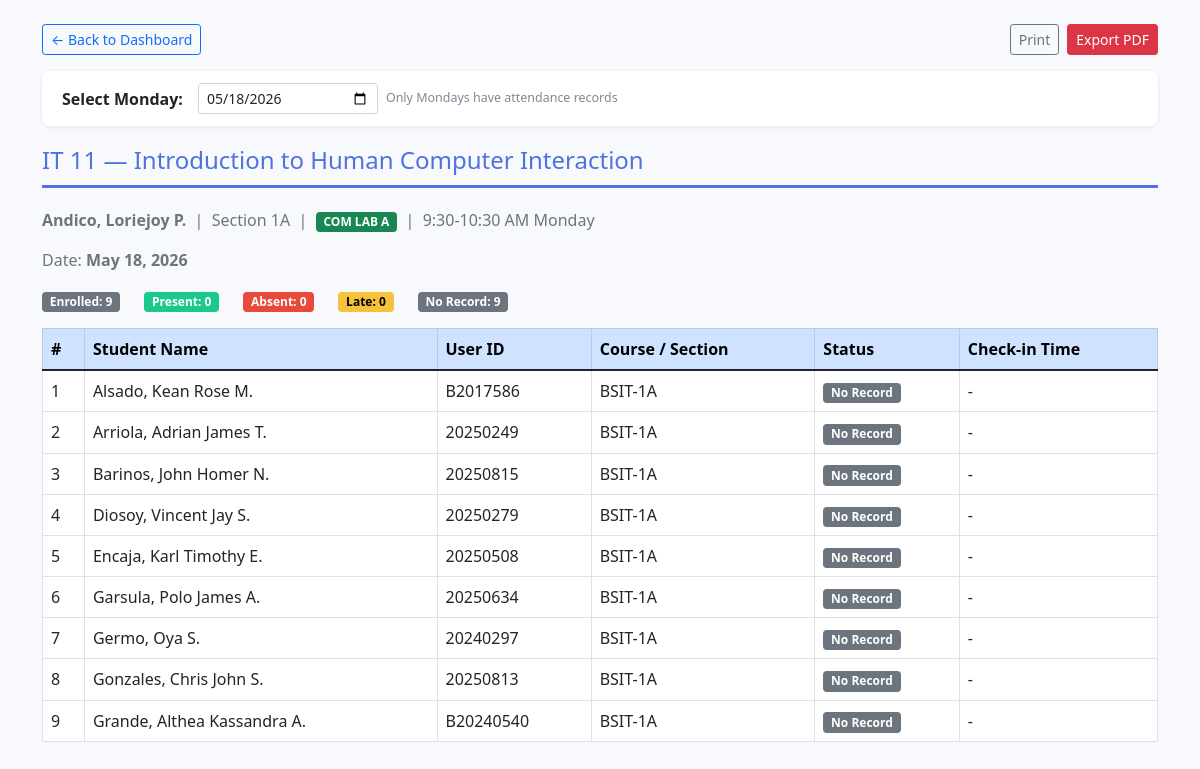
/reports.php?type=subject&subject_id=3&date=2026-05-18, run on the app's committed database.
### tables this page shows
CREATE TABLE `subjects` (
  `subject_id` int(11) NOT NULL,
  `subject_code` varchar(20) NOT NULL,
  `subject_name` varchar(100) DEFAULT NULL,
  `teacher_name` varchar(100) DEFAULT NULL,
  `course` varchar(50) DEFAULT NULL,
  `section` varchar(10) DEFAULT NULL,
  `room` varchar(20) DEFAULT 'COM LAB A',
  `schedule` varchar(50) DEFAULT NULL
);

CREATE TABLE `student_data` (
  `id` int(11) NOT NULL,
  `g4_profile_id` int(11) NOT NULL,
  `user_id` varchar(20) NOT NULL,
  `name` varchar(100) DEFAULT NULL,
  `gender` varchar(10) DEFAULT NULL,
  `course` varchar(50) DEFAULT NULL,
  `section` varchar(10) DEFAULT NULL,
  `class_code` varchar(10) DEFAULT NULL,
  `contact` varchar(100) DEFAULT NULL,
  `email` varchar(100) DEFAULT NULL,
  `received_at` timestamp NOT NULL DEFAULT current_timestamp()
);

### reports.php (the view, shortened to what this page needs)
<?php
$db = new PDO('mysql:host=localhost;dbname=G6_reports_db;charset=utf8mb4', 'root', '');
$db->setAttribute(PDO::ATTR_ERRMODE, PDO::ERRMODE_EXCEPTION);
$db->setAttribute(PDO::ATTR_DEFAULT_FETCH_MODE, PDO::FETCH_ASSOC);
$type      = $_GET['type'] ?? 'daily';
$today     = date('Y-m-d');
$date      = $_GET['date'] ?? (date('N') == 1 ? $today : date('Y-m-d', strtotime('last monday')));
$subjectId = $_GET['subject_id'] ?? '';
$page    = max(1, (int)($_GET['page'] ?? 1));
$perPage = 10;
$offset  = ($page - 1) * $perPage;
function renderPagination($page, $totalPages) {
    if ($totalPages <= 1) return;
}
?>
<!DOCTYPE html>
<html>
<head>
    <link href="https://cdn.jsdelivr.net/npm/bootstrap@5.1.3/dist/css/bootstrap.min.css" rel="stylesheet">
</head>
<body class="p-4">
<div class="container">
    <div class="d-flex justify-content-between align-items-center mb-3 no-print">
        <a href="index.php" class="btn btn-sm btn-outline-primary">&larr; Back to Dashboard</a>
        <div class="d-flex gap-2">
            <button onclick="printReport()" class="btn btn-sm btn-outline-secondary">Print</button>
            <button onclick="exportPDF()" class="btn btn-sm btn-danger">Export PDF</button>
        </div>
    </div>
    <div class="date-picker-bar no-print">
        <label class="fw-bold mb-0" style="white-space:nowrap;">Select Monday:</label>
        <form method="GET" class="d-flex align-items-center gap-2 flex-wrap">
            <input type="date" name="date" value="<?= htmlspecialchars($date) ?>"
                   class="form-control form-control-sm" style="width:180px;" onchange="this.form.submit()">
            <span class="monday-only-note">Only Mondays have attendance records</span>
        </form>
    </div>
    <?php
    if ($type === 'daily'):
        $countStmt = $db->prepare("
            SELECT COUNT(*)
            FROM attendance_data a
            LEFT JOIN student_data sd ON a.user_id = sd.user_id
            WHERE a.date = ?
        ");
        $countStmt->execute([$date]);
        $totalRows  = (int)$countStmt->fetchColumn();
        $totalPages = max(1, (int)ceil($totalRows / $perPage));
        if ($page > $totalPages) { $page = $totalPages; $offset = ($page - 1) * $perPage; }
        $rows = $db->prepare("
            SELECT sd.name, sd.course, sd.section, a.user_id, a.status, a.check_in
            FROM attendance_data a
            LEFT JOIN student_data sd ON a.user_id = sd.user_id
            WHERE a.date = :date
            ORDER BY sd.section, sd.name
            LIMIT :limit OFFSET :offset
        ");
        $rows->bindValue(':date', $date);
        $rows->bindValue(':limit', $perPage, PDO::PARAM_INT);
        $rows->bindValue(':offset', $offset, PDO::PARAM_INT);
        $rows->execute();
        $records = $rows->fetchAll();
        $totals = $db->prepare("
            SELECT COUNT(*) AS total,
                   SUM(status='Present') AS present,
                   SUM(status='Absent')  AS absent,
                   SUM(status='Late')    AS late
            FROM attendance_data
            WHERE date = ?
        ");
        $totals->execute([$date]);
        $t = $totals->fetch();
    ?>
        <h4 class="section-title">Monday Attendance &mdash; <?= date('F j, Y', strtotime($date)) ?></h4>
        <div class="row mb-3">
            <div class="col-auto"><span class="badge bg-secondary">Total: <?= $t['total'] ?? 0 ?></span></div>
            <div class="col-auto"><span class="badge badge-present">Present: <?= $t['present'] ?? 0 ?></span></div>
            <div class="col-auto"><span class="badge badge-absent">Absent: <?= $t['absent'] ?? 0 ?></span></div>
            <div class="col-auto"><span class="badge badge-late">Late: <?= $t['late'] ?? 0 ?></span></div>
        </div>
        <?php if (empty($records)): ?>
            <p class="no-data">No attendance records for this Monday.</p>
        <?php else: ?>
        <div class="table-responsive">
            <table class="table table-bordered table-hover bg-white" id="reportTable">
                <thead class="table-primary">
                    <tr><th>#</th><th>Student Name</th><th>User ID</th><th>Course</th><th>Section</th><th>Status</th><th>Check-in Time</th></tr>
                </thead>
                <tbody>
                    <?php foreach ($records as $i => $row):
                        $bc = match($row['status']) { 'Present'=>'badge-present','Absent'=>'badge-absent','Late'=>'badge-late',default=>'badge-excused' };
                    ?>
                    <tr>
                        <td><?= $offset + $i + 1 ?></td>
                        <td><?= htmlspecialchars($row['name'] ?? 'Unknown') ?></td>
                        <td><?= htmlspecialchars($row['user_id']) ?></td>
                        <td><?= htmlspecialchars($row['course'] ?? '-') ?></td>
                        <td><?= htmlspecialchars($row['section'] ?? '-') ?></td>
                        <td><span class="badge <?= $bc ?>"><?= htmlspecialchars($row['status']) ?></span></td>
                        <td><?= htmlspecialchars($row['check_in'] ?? '-') ?></td>
                    </tr>
                    <?php endforeach; ?>
                </tbody>
            </table>
        </div>
        <?php renderPagination($page, $totalPages); ?>
        <?php endif; ?>
    <?php
    elseif ($type === 'subject' && $subjectId):
        $sub = $db->prepare("SELECT subject_id, subject_code, subject_name, teacher_name, course, section, room, schedule FROM subjects WHERE subject_id = ?");
        $sub->execute([$subjectId]);
        $subject = $sub->fetch();
        $rows = $db->prepare("
            SELECT sd.name, sd.user_id, sd.course, sd.section, a.status, a.check_in
            FROM subject_enrollment se
            JOIN student_data sd ON se.user_id = sd.user_id
            LEFT JOIN attendance_data a ON a.user_id = se.user_id AND a.date = :date
            WHERE se.subject_id = :subject_id
            ORDER BY sd.name
            LIMIT :limit OFFSET :offset
        ");
        $rows->bindValue(':date', $date);
        $rows->bindValue(':subject_id', (int)$subjectId, PDO::PARAM_INT);
        $rows->bindValue(':limit', $perPage, PDO::PARAM_INT);
        $rows->bindValue(':offset', $offset, PDO::PARAM_INT);
        $rows->execute();
        $records = $rows->fetchAll();
        $summaryRows = $db->prepare("
            SELECT a.status
            FROM subject_enrollment se
            JOIN student_data sd ON se.user_id = sd.user_id
            LEFT JOIN attendance_data a ON a.user_id = se.user_id AND a.date = ?
            WHERE se.subject_id = ?
        ");
        $summaryRows->execute([$date, $subjectId]);
        $allSubjectRows = $summaryRows->fetchAll();
        $present = $absent = $late = $noRecord = 0;
        foreach ($allSubjectRows as $r) {
            $st = $r['status'] ?? 'No Record';
            if ($st === 'Present') $present++;
            elseif ($st === 'Absent') $absent++;
            elseif ($st === 'Late') $late++;
            else $noRecord++;
        }
    ?>
        <h4 class="section-title">
            <?= htmlspecialchars($subject['subject_code'] ?? '') ?> &mdash; <?= htmlspecialchars($subject['subject_name'] ?? '') ?>
        </h4>
        <?php if ($subject): ?>
        <p class="text-muted">
            <strong><?= htmlspecialchars($subject['teacher_name']) ?></strong>
            &nbsp;|&nbsp; Section <?= htmlspecialchars($subject['section']) ?>
            &nbsp;|&nbsp; <span class="badge bg-success"><?= htmlspecialchars($subject['room'] ?? 'COM LAB A') ?></span>
            &nbsp;|&nbsp; <?= htmlspecialchars($subject['schedule'] ?? 'Schedule not available') ?>
        </p>
        <p class="text-muted">Date: <strong><?= date('F j, Y', strtotime($date)) ?></strong></p>
        <div class="row mb-3">
            <div class="col-auto"><span class="badge bg-secondary">Enrolled: <?= count($allSubjectRows) ?></span></div>
            <div class="col-auto"><span class="badge badge-present">Present: <?= $present ?></span></div>
            <div class="col-auto"><span class="badge badge-absent">Absent: <?= $absent ?></span></div>
            <div class="col-auto"><span class="badge badge-late">Late: <?= $late ?></span></div>
            <div class="col-auto"><span class="badge bg-secondary">No Record: <?= $noRecord ?></span></div>
        </div>
        <?php endif; ?>
        <?php if (empty($records)): ?>
            <p class="no-data">No enrollment or attendance data for this subject yet.</p>
        <?php else: ?>
        <div class="table-responsive">
            <table class="table table-bordered table-hover bg-white" id="reportTable">
                <thead class="table-primary">
                    <tr><th>#</th><th>Student Name</th><th>User ID</th><th>Course / Section</th><th>Status</th><th>Check-in Time</th></tr>
                </thead>
                <tbody>
                    <?php foreach ($records as $i => $row):
                        $rowStatus = $row['status'] ?? 'No Record';
                        $bc = match($rowStatus) { 'Present'=>'badge-present','Absent'=>'badge-absent','Late'=>'badge-late','Excused'=>'badge-excused',default=>'bg-secondary' };
                    ?>
                    <tr>
                        <td><?= $offset + $i + 1 ?></td>
                        <td><?= htmlspecialchars($row['name']) ?></td>
                        <td><?= htmlspecialchars($row['user_id']) ?></td>
                        <td><?= htmlspecialchars($row['course']) ?>-<?= htmlspecialchars($row['section']) ?></td>
                        <td><span class="badge <?= $bc ?>"><?= htmlspecialchars($rowStatus) ?></span></td>
                        <td><?= htmlspecialchars($row['check_in'] ?? '-') ?></td>
                    </tr>
                    <?php endforeach; ?>
                </tbody>
            </table>
        </div>
        <?php endif; ?>
    <?php else: ?>
        <p class="no-data">Invalid report type. <a href="index.php">Go back to dashboard.</a></p>
    <?php endif; ?>
</div>
</body>
</html>

### reports.php (style rules this page uses)
body { background: #f8f9fc; }
.section-title { border-bottom: 3px solid #4e73df; padding-bottom: 10px; margin-bottom: 20px; color: #4e73df; }
.badge-present { background: #1cc88a; }
.badge-absent { background: #e74a3b; }
.badge-late { background: #f6c23e; color: #000; }
.date-picker-bar { background: white; border-radius: 8px; padding: 12px 20px; margin-bottom: 20px; box-shadow: 0 1px 4px rgba(0,0,0,0.08); display: flex; align-items: center; gap: 15px; flex-wrap: wrap; }
.monday-only-note { font-size: 0.78rem; color: #858796; }

### data on the page
subjects: subject_code "IT 11", subject_name "Introduction to Human Computer Interaction", teacher_name "Andico, Loriejoy P.", section "1A", room "COM LAB A", schedule "9:30-10:30 AM Monday"
student_data: i "1", name "Alsado, Kean Rose M.", user "B2017586", course "BSIT", section "1A", rowStatus "No Record", check_in "-"
student_data: i "2", name "Arriola, Adrian James T.", user "20250249", course "BSIT", section "1A", rowStatus "No Record", check_in "-"
student_data: i "3", name "Barinos, John Homer N.", user "20250815", course "BSIT", section "1A", rowStatus "No Record", check_in "-"
student_data: i "4", name "Diosoy, Vincent Jay S.", user "20250279", course "BSIT", section "1A", rowStatus "No Record", check_in "-"
student_data: i "5", name "Encaja, Karl Timothy E.", user "20250508", course "BSIT", section "1A", rowStatus "No Record", check_in "-"
student_data: i "6", name "Garsula, Polo James A.", user "20250634", course "BSIT", section "1A", rowStatus "No Record", check_in "-"
student_data: i "7", name "Germo, Oya S.", user "20240297", course "BSIT", section "1A", rowStatus "No Record", check_in "-"
student_data: i "8", name "Gonzales, Chris John S.", user "20250813", course "BSIT", section "1A", rowStatus "No Record", check_in "-"
student_data: i "9", name "Grande, Althea Kassandra A.", user "B20240540", course "BSIT", section "1A", rowStatus "No Record", check_in "-"

### other printed values
date('F j, Y', strtotime($date)) "May 18, 2026"
count($allSubjectRows) "9"
$present "0"
$absent "0"
$late "0"
$noRecord "9"
